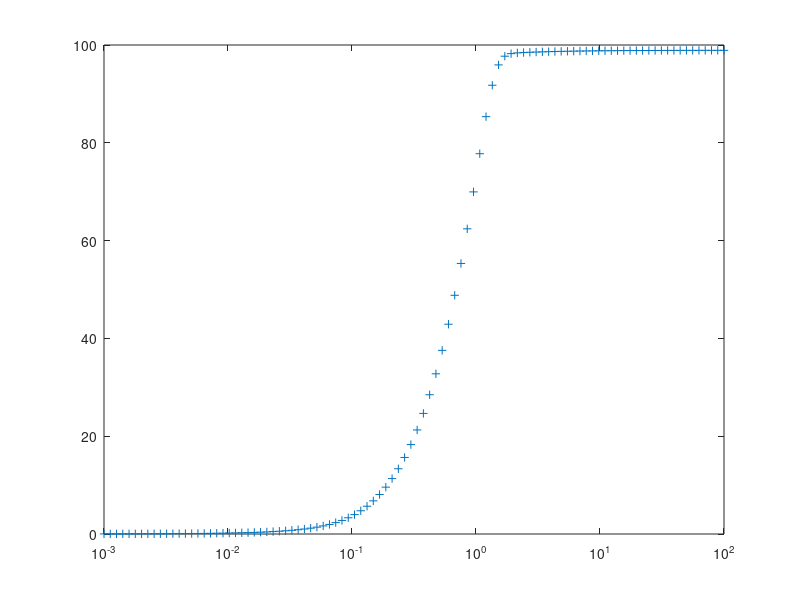

MATLAB code for this plot:

k_A_on = 10;
k_A_off = 10;
k_I_on = 10;
k_I_off = 10;
k_I_cat = 10;
k_A_cat = 100;
P_tot = 1;
I_tot = 100;

figure;
K_tot = logspace(-3,2,100);

A = K_tot;
for i = 1:length(K_tot)
    dAdt =@(A,I,AP,IK) -k_A_on * (P_tot-AP) * A + k_A_off * AP + k_A_cat * IK; 
    dAPdt =@(A,I,AP,IK) k_A_on * (P_tot-AP) * A - k_A_off * AP - k_I_cat * AP;
    dIdt =@(A,I,AP,IK) -k_I_on * (K_tot(i)-IK) * I + k_I_off * IK + k_I_cat * AP;
    dIKdt =@(A,I,AP,IK) k_I_on * (K_tot(i)-IK) * I - k_I_off * IK - k_A_cat * IK;
    [T, X] = ode45(@(t,x)[dAdt(x(1),x(2),x(3),x(4));
                      dIdt(x(1),x(2),x(3),x(4));
                      dAPdt(x(1),x(2),x(3),x(4));
                      dIKdt(x(1),x(2),x(3),x(4))], [0,1], [0,I_tot,0,0]);
    A(i) = X(end,1);
end


plot(K_tot, A, '+');
set(gca, 'XScale', 'log');

